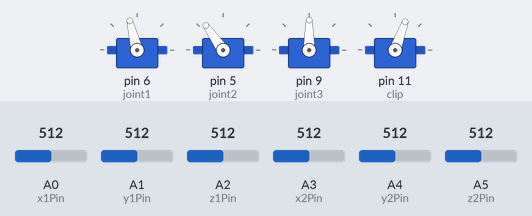
A sketch run on a simulated Arduino Uno, built with avr-gcc and run on an emulated ATmega328P. Parts: 4 × servo. The inputs (shaded band) are chosen by the test bench; at power-on: A0 (x1Pin) = 512, A2 (z1Pin) = 512, A1 (y1Pin) = 512, A3 (x2Pin) = 512, A4 (y2Pin) = 512, A5 (z2Pin) = 512.

Above: at 1.2 s.
1.3 s: A0 (x1Pin) set to 591
2.8 s: A0 (x1Pin) set to 613
At 3.3 s:
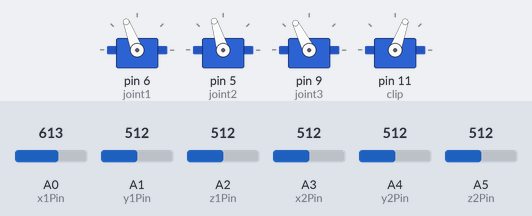
5.8 s: A2 (z1Pin) set to 22
At 6.5 s:
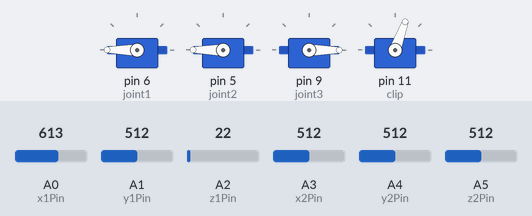
8.8 s: A2 (z1Pin) set to 17
At 9.25 s:
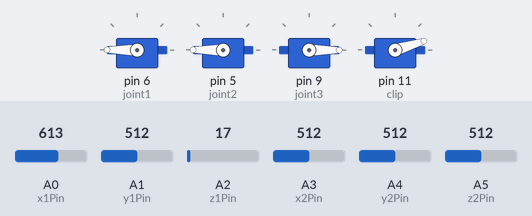
At 11.6 s:
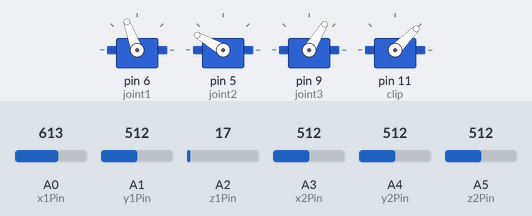
11.8 s: A2 (z1Pin) set to 30
14.8 s: A1 (y1Pin) set to 716
Timing chart, 0 to 18.8 s (numbered marks = the images above; inputs shaded):
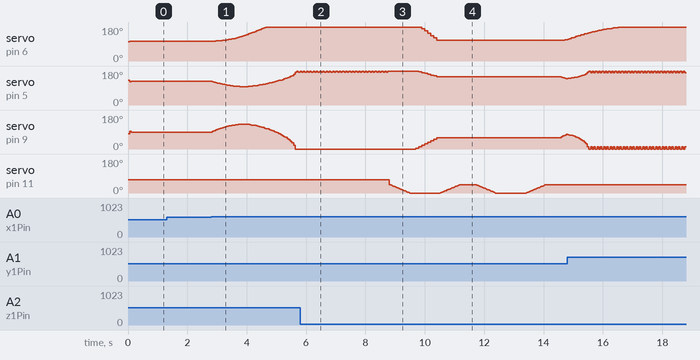

Measured:
- the behaviour switches between 600 and 601 on A0 (x1Pin) (found by bisection; images 0 and 1)
- the behaviour switches between 20 and 19 on A2 (z1Pin) (found by bisection; images 2 and 3)
- after the input at 1.3 s, every drawn part: stays the same
- after the input at 2.8 s, servo on pin 6 (joint1): moves from 104° to 180° over 1.8 s, starting after 0.10 s; servo on pin 9 (joint3): rises from 90° to 131° in 0.99 s, then falls to 0° in 1.8 s
- after the input at 8.8 s, servo on pin 6 (joint1): moves from 180° to 110° over 0.50 s, starting after 1.1 s; servo on pin 9 (joint3): moves from 0° to 59° over 0.70 s, starting after 0.90 s
- after the input at 11.8 s, servo on pin 6 (joint1): 110° → 113° after 2.9 s; servo on pin 5 (joint2): 150° → 140° after 2.8 s; servo on pin 9 (joint3): 59° → 78° after 2.8 s

The sketch:

test.ino
```cpp
#include <Servo.h>
#include <math.h>

#define M_PI 3.14159265358979323846

int x1Pin = A0; // 左ジョイスティック X
int y1Pin = A1; // 左ジョイスティック Y
int z1Pin = A2; // 左ジョイスティック ボタン

int x2Pin = A3; // 右ジョイスティック X
int y2Pin = A4; // 右ジョイスティック Y
int z2Pin = A5; // 右ジョイスティック ボタン

int x1, y1, z1, x2, y2, z2;

int joint1 = 6;
int joint2 = 5;
int joint3 = 9;
int clip = 11;

Servo j1_servo, j2_servo, j3_servo, cl_servo;

// 初期位置・目標位置
float x = 100.0, y = 100.0, z = 100.0;
float step_size = 5.0;

// initial condition in j spcae
float q[3] = {20.0 * M_PI/180.0, -30.0 * M_PI/180.0, 60.0 * M_PI/180.0};

// real angle to control
int q0 = 110; // 20
int q1 = 150; // -30
int q2 = 60;  // 90

bool PressedGet = false;
bool ChangeMode = true; // Mode true->cartian, mode false->angular
bool z2_pressed = false;

void PressedButton(int z1, bool *PressGet) {
  if (z1 < 20) {
      for (int pos = 45; pos >= 0; pos -= 1) {
          cl_servo.write(pos);
          delay(15);
      }
      *PressGet = true;
  }
}

void JoyStick(int x1, int x2, int y1, float *x, float *y, float *z) {
    // ここはユーザー指定ロジックに従う。y1でx軸、x1でy軸移動など
    if (y1 > 600) {
        *x -= step_size;
    } else if (y1 < 400) {
        *x += step_size;
    }

    if (x1 > 600) {
        *y += step_size;
    } else if (x1 < 400) {
        *y -= step_size;
    }

    if (y2 > 600) {
        *z -= step_size;
    } else if (y2 < 400) {
        *z += step_size;
    }
}

void Joint_control(int in, float *angle_i){
  float a;

  if(in > 850){
    a = 7.0;
  }
  else if(in > 600){
    a = 3.0;
  }
  else if(in < 200){
    a = -7.0;
  }
  else if(in < 400){
    a = -3.0;
  }
  else{
    a = 0.0;
  }
  *angle_i = *angle_i + a / 180.0 * M_PI;
}
// fk
void forward_kinematics(float q1, float q2, float q3, float &X, float &Y, float &Z) {
    float cq1=cos(q1), sq1=sin(q1);
    float cq2=cos(q2), sq2=sin(q2);
    float cq3=cos(q3), sq3=sin(q3);

    X = (1739 * cq1 * cq2) / 20.0
        - (7271 * sq1) / 100.0
        + (1739 * cq1 * cq2 * cq3) / 20.0
        - (1739 * cq1 * sq2 * sq3) / 20.0;

    Y = (7271 * cq1) / 100.0
        + (1739 * cq2 * sq1) / 20.0
        - (1739 * sq1 * sq2 * sq3) / 20.0
        + (1739 * cq2 * cq3 * sq1) / 20.0;

    Z = 79.0
        - (1739 * cq2 * sq3) / 20.0
        - (1739 * cq3 * sq2) / 20.0
        - (1739 * sq2) / 20.0;
}

// jaco in pos (3*3)
void compute_jacobian(float q1, float q2, float q3, float J[3][3]) {
    float cq1=cos(q1), sq1=sin(q1);
    float cq2=cos(q2), sq2=sin(q2);
    float cq3=cos(q3), sq3=sin(q3);

    J[0][0] = (1739 * sq1 * sq2 * sq3)/20.0 - (1739 * cq2 * sq1)/20.0 - (7271 * cq1)/100.0 - (1739 * cq2 * cq3 * sq1)/20.0;
    J[0][1] = - (1739 * cq1 * sq2)/20.0 - (1739 * cq1 * cq2 * sq3)/20.0 - (1739 * cq1 * cq3 * sq2)/20.0;
    J[0][2] = - (1739 * cq1 * cq2 * sq3)/20.0 - (1739 * cq1 * cq3 * sq2)/20.0;

    J[1][0] = (1739 * cq1 * cq2)/20.0 - (7271 * sq1)/100.0 + (1739 * cq1 * cq2 * cq3)/20.0 - (1739 * cq1 * sq2 * sq3)/20.0;
    J[1][1] = - (1739 * sq1 * sq2)/20.0 - (1739 * cq2 * sq1 * sq3)/20.0 - (1739 * cq3 * sq1 * sq2)/20.0;
    J[1][2] = - (1739 * cq2 * sq1 * sq3)/20.0 - (1739 * cq3 * sq1 * sq2)/20.0;

    J[2][0] = 0.0;
    J[2][1] = (1739 * sq2 * sq3)/20.0 - (1739 * cq2 * cq3)/20.0 - (1739 * cq2)/20.0;
    J[2][2] = (1739 * sq2 * sq3)/20.0 - (1739 * cq2 * cq3)/20.0;
}

// 3x3 J inverse
bool invert3x3(float A[3][3], float A_inv[3][3]) {
    float det = A[0][0]*(A[1][1]*A[2][2]-A[1][2]*A[2][1])
               -A[0][1]*(A[1][0]*A[2][2]-A[1][2]*A[2][0])
               +A[0][2]*(A[1][0]*A[2][1]-A[1][1]*A[2][0]);
    if (fabs(det) < 1e-10) return false;

    float invdet = 1.0/det;
    A_inv[0][0] = (A[1][1]*A[2][2]-A[1][2]*A[2][1])*invdet;
    A_inv[0][1] = (A[0][2]*A[2][1]-A[0][1]*A[2][2])*invdet;
    A_inv[0][2] = (A[0][1]*A[1][2]-A[0][2]*A[1][1])*invdet;

    A_inv[1][0] = (A[1][2]*A[2][0]-A[1][0]*A[2][2])*invdet;
    A_inv[1][1] = (A[0][0]*A[2][2]-A[0][2]*A[2][0])*invdet;
    A_inv[1][2] = (A[0][2]*A[1][0]-A[0][0]*A[1][2])*invdet;

    A_inv[2][0] = (A[1][0]*A[2][1]-A[1][1]*A[2][0])*invdet;
    A_inv[2][1] = (A[0][1]*A[2][0]-A[0][0]*A[2][1])*invdet;
    A_inv[2][2] = (A[0][0]*A[1][1]-A[0][1]*A[1][0])*invdet;

    return true;
}

// clip
float clipf(float val, float minv, float maxv) {
    if (val < minv) return minv;
    if (val > maxv) return maxv;
    return val;
}

// clamp
void clampDeg(float &a) {
    if (a < 0) a=0;
    if (a > 180) a=180;
}

void setup() {
    Serial.begin(115200);

    j1_servo.attach(joint1);
    j2_servo.attach(joint2);
    j3_servo.attach(joint3);
    cl_servo.attach(clip);
    j1_servo.write(q0);
    j2_servo.write(q1);
    j3_servo.write(q2);
    cl_servo.write(70); // 初期位置
}

float previous_error[3] = {0.0, 0.0, 0.0}; // 前回のエラーを保持
unsigned long previous_time = 0;           // 前回の時間を記録

void loop() {
  x1 = analogRead(y1Pin);
  y1 = analogRead(x1Pin);
  z1 = analogRead(z1Pin);
  x2 = analogRead(y2Pin);
  y2 = analogRead(x2Pin);
  z2 = analogRead(z2Pin);

  PressedButton(z1, &PressedGet);

  if (z2 < 20) {
      if (!z2_pressed) {
          ChangeMode = !ChangeMode;
          z2_pressed = true;
          delay(100);
      }
  } else {
      z2_pressed = false;
  }

  if(PressedGet)
  {
    float gapX = (q[0] - 20.0 * M_PI/180.0) / 10;
    float gapY = (q[1] + 30.0 * M_PI/180.0) / 10;
    float gapZ = (q[2] - 60.0 * M_PI/180.0) / 10;
    for( int i = 0;i < 10;i++)
    {
      q[0] -= gapX;
      q[1] -= gapY;
      q[2] -= gapZ;

      // To degreee
      float q1_deg = q[0]*180.0/M_PI + 90.0;
      float q2_deg = q[1]*180.0/M_PI + 180.0;
      float q3_deg = q[2]*180.0/M_PI;

      clampDeg(q1_deg);
      clampDeg(q2_deg);
      clampDeg(q3_deg);

      j1_servo.write((int)q1_deg);
      j2_servo.write((int)q2_deg);
      j3_servo.write((int)q3_deg);

      delay(100);
    }


    forward_kinematics(q[0], q[1], q[2], x, y, z);
    for (int pos = 0; pos <= 45; pos += 1) {
      cl_servo.write(pos);
      delay(15);
    }
    delay(500);
    PressedGet = false;

    return;
  }

  if (ChangeMode)
  {
    JoyStick(x1, x2, y1, &x, &y, &z);

    float Xc, Yc, Zc;
    forward_kinematics(q[0], q[1], q[2], Xc, Yc, Zc);

    float ex = x - Xc;
    float ey = y - Yc;
    float ez = z - Zc;
    float err_norm = sqrt(ex*ex + ey*ey + ez*ez);

    if (err_norm > 1.0) {
        float J[3][3];
        compute_jacobian(q[0], q[1], q[2], J);

        float J_inv[3][3];
        if (invert3x3(J, J_inv)) {
            float alpha = 1.3;
            // dq = alpha * J_inv * e + beta * J_inv * d
            float dq[3];
            float beta = 0.01; // Dゲインの調整値

            // 微分制御の計算
            float derivative[3];
            derivative[0] = (ex - previous_error[0]);
            derivative[1] = (ey - previous_error[1]);
            derivative[2] = (ez - previous_error[2]);

            dq[0] = alpha * (J_inv[0][0] * ex + J_inv[0][1] * ey + J_inv[0][2] * ez)
                  + beta * (J_inv[0][0] * derivative[0] + J_inv[0][1] * derivative[1] + J_inv[0][2] * derivative[2]);
            dq[1] = alpha * (J_inv[1][0] * ex + J_inv[1][1] * ey + J_inv[1][2] * ez)
                  + beta * (J_inv[1][0] * derivative[0] + J_inv[1][1] * derivative[1] + J_inv[1][2] * derivative[2]);
            dq[2] = alpha * (J_inv[2][0] * ex + J_inv[2][1] * ey + J_inv[2][2] * ez)
                  + beta * (J_inv[2][0] * derivative[0] + J_inv[2][1] * derivative[1] + J_inv[2][2] * derivative[2]);

            // // dq = alpha * J_inv * e
            // float dq[3];
            // dq[0] = alpha*(J_inv[0][0]*ex + J_inv[0][1]*ey + J_inv[0][2]*ez);
            // dq[1] = alpha*(J_inv[1][0]*ex + J_inv[1][1]*ey + J_inv[1][2]*ez);
            // dq[2] = alpha*(J_inv[2][0]*ex + J_inv[2][1]*ey + J_inv[2][2]*ez);

            // clamp
            float max_dq = 20.0 * M_PI/180.0;
            if (fabs(dq[0])>max_dq) dq[0]= (dq[0]>0)?max_dq:-max_dq;
            if (fabs(dq[1])>max_dq) dq[1]= (dq[1]>0)?max_dq:-max_dq;
            if (fabs(dq[2])>max_dq) dq[2]= (dq[2]>0)?max_dq:-max_dq;

            q[0] += dq[0];
            q[1] += dq[1];
            q[2] += dq[2];
        }
    }
  }
  else{
    Joint_control(x2, &q[0]);
    Joint_control(x1, &q[1]);
    Joint_control(y1, &q[2]);

    forward_kinematics(q[0], q[1], q[2], x, y, z);
  }

  // To degreee
  float q1_deg = q[0]*180.0/M_PI + 90.0;
  float q2_deg = q[1]*180.0/M_PI + 180.0;
  float q3_deg = q[2]*180.0/M_PI;

  clampDeg(q1_deg);
  clampDeg(q2_deg);
  clampDeg(q3_deg);

  j1_servo.write((int)q1_deg);
  j2_servo.write((int)q2_deg);
  j3_servo.write((int)q3_deg);

  delay(50);
}
```
